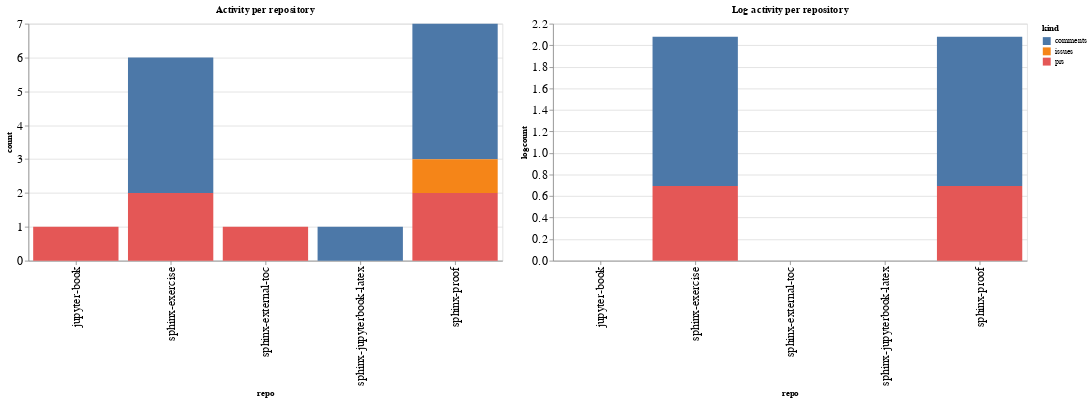

Notebook code cell kept with this figure:
### Code cell
ch1 = alt.Chart(repo_summaries, width=600, title="Activity per repository").mark_bar().encode(
    x='repo',
    y='count',
    color='kind',
    tooltip="kind"
)

ch2 = alt.Chart(repo_summaries, width=600, title="Log activity per repository").mark_bar().encode(
    x='repo',
    y='logcount',
    color='kind',
    tooltip="kind"
)

ch1 | ch2

### Figure 1 — Vega-Lite specification as saved in the notebook (floating-point values rounded to 4 significant figures)
{"config": {"axisLeft": {"labelFontSize": 15}, "axisBottom": {"labelFontSize": 15}}, "hconcat": [{"mark": "bar", "encoding": {"color": {"type": "nominal", "field": "kind"}, "tooltip": {"type": "nominal", "field": "kind"}, "x": {"type": "nominal", "field": "repo"}, "y": {"type": "quantitative", "field": "count"}}, "title": "Activity per repository", "width": 600}, {"mark": "bar", "encoding": {"color": {"type": "nominal", "field": "kind"}, "tooltip": {"type": "nominal", "field": "kind"}, "x": {"type": "nominal", "field": "repo"}, "y": {"type": "quantitative", "field": "logcount"}}, "title": "Log activity per repository", "width": 600}], "data": {"name": "data-f871839f5c591767edd2af80db5894ee"}, "$schema": "https://vega.github.io/schema/vega-lite/v4.8.1.json", "datasets": {"data-f871839f5c591767edd2af80db5894ee": [{"repo": "jupyter-book", "kind": "prs", "count": 1, "logcount": 0.0}, {"repo": "sphinx-exercise", "kind": "comments", "count": 4, "logcount": 1.386}, {"repo": "sphinx-exercise", "kind": "prs", "count": 2, "logcount": 0.6931}, {"repo": "sphinx-external-toc", "kind": "prs", "count": 1, "logcount": 0.0}, {"repo": "sphinx-jupyterbook-latex", "kind": "comments", "count": 1, "logcount": 0.0}, {"repo": "sphinx-proof", "kind": "comments", "count": 4, "logcount": 1.386}, {"repo": "sphinx-proof", "kind": "issues", "count": 1, "logcount": 0.0}, {"repo": "sphinx-proof", "kind": "prs", "count": 2, "logcount": 0.6931}]}}
